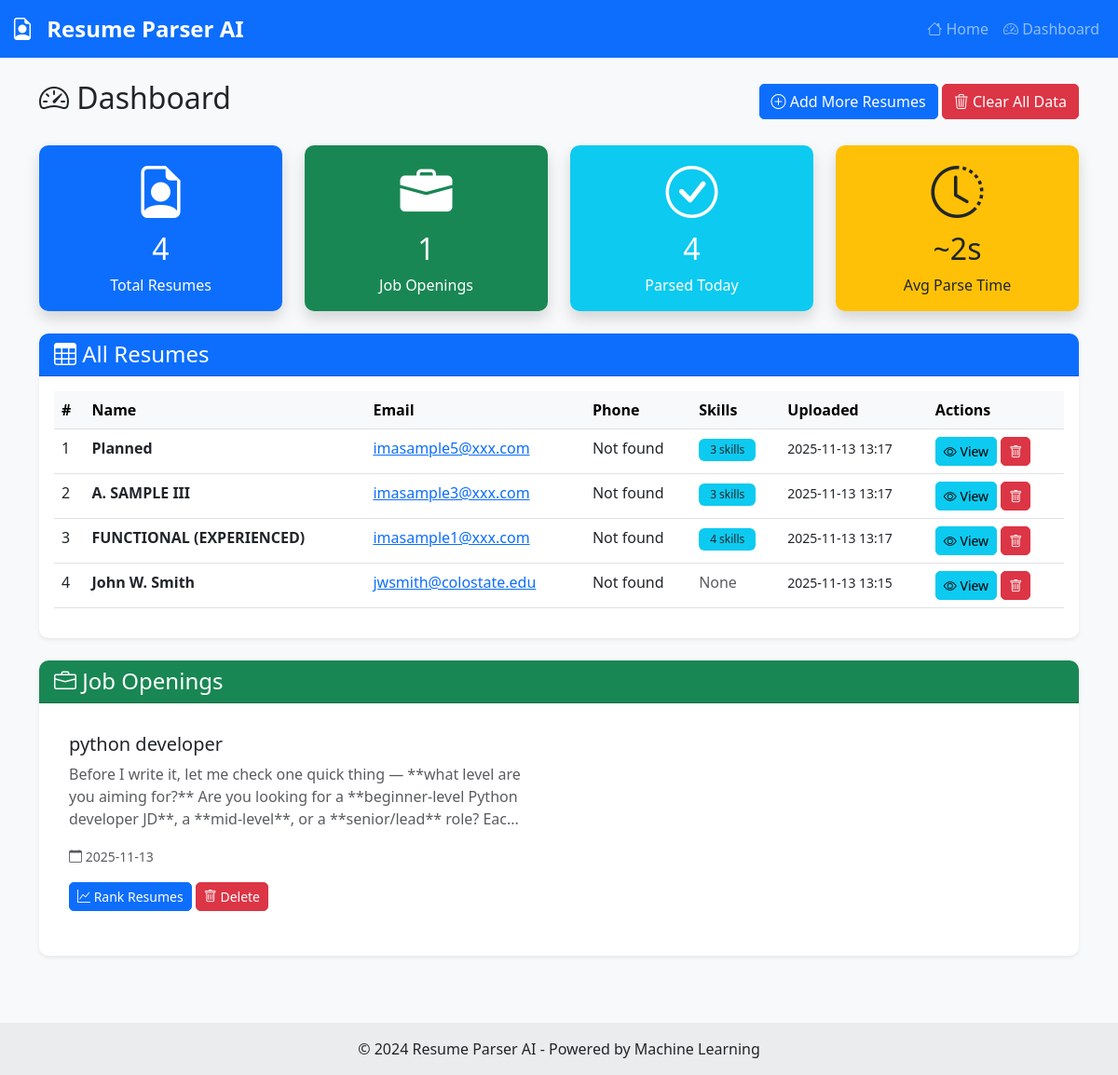
/dashboard, run on the app's committed database.
### models.py (models this page shows, shortened)
class Resume(db.Model):
    id = db.Column(db.Integer, primary_key=True)
    name = db.Column(db.String(100))
    email = db.Column(db.String(100))
    phone = db.Column(db.String(20))
    skills = db.Column(db.Text)
    education = db.Column(db.Text)
    experience = db.Column(db.Text)
    raw_text = db.Column(db.Text)
    uploaded_at = db.Column(db.DateTime, default=datetime.utcnow)

class Job(db.Model):
    id = db.Column(db.Integer, primary_key=True)
    title = db.Column(db.String(200))
    description = db.Column(db.Text)
    created_at = db.Column(db.DateTime, default=datetime.utcnow)

### app.py (the view)
@app.route('/dashboard')
def dashboard():
    resumes = Resume.query.order_by(Resume.uploaded_at.desc()).all()
    jobs = Job.query.order_by(Job.created_at.desc()).all()
    stats = {'total_resumes': Resume.query.count(), 'total_jobs': Job.query.count()}
    return render_template('dashboard.html', resumes=resumes, jobs=jobs, stats=stats)

### templates/dashboard.html (shortened to what this page needs)
{% extends "base.html" %}
{% block content %}
<div class="d-flex justify-content-between align-items-center mb-4">
    <h2>
        <i class="bi bi-speedometer2"></i> Dashboard
    </h2>
    <div>
        <a href="/" class="btn btn-primary">
            <i class="bi bi-plus-circle"></i> Add More Resumes
        </a>
        <form action="/clear-all" method="POST" class="d-inline"
              onsubmit="return confirm('Are you sure you want to delete ALL data? This cannot be undone!');">
            <button type="submit" class="btn btn-danger">
                <i class="bi bi-trash3"></i> Clear All Data
            </button>
        </form>
    </div>
</div>
<div class="row mb-4">
    <div class="col-md-3">
        <div class="card bg-primary text-white shadow">
            <div class="card-body text-center">
                <i class="bi bi-file-earmark-person display-4"></i>
                <h2 class="mt-2">{{ stats.total_resumes }}</h2>
                <p class="mb-0">Total Resumes</p>
            </div>
        </div>
    </div>
    <div class="col-md-3">
        <div class="card bg-success text-white shadow">
            <div class="card-body text-center">
                <i class="bi bi-briefcase-fill display-4"></i>
                <h2 class="mt-2">{{ stats.total_jobs }}</h2>
                <p class="mb-0">Job Openings</p>
            </div>
        </div>
    </div>
    <div class="col-md-3">
        <div class="card bg-info text-white shadow">
            <div class="card-body text-center">
                <i class="bi bi-check-circle display-4"></i>
                <h2 class="mt-2">{{ resumes|length }}</h2>
                <p class="mb-0">Parsed Today</p>
            </div>
        </div>
    </div>
    <div class="col-md-3">
        <div class="card bg-warning text-dark shadow">
            <div class="card-body text-center">
                <i class="bi bi-clock-history display-4"></i>
                <h2 class="mt-2">~2s</h2>
                <p class="mb-0">Avg Parse Time</p>
            </div>
        </div>
    </div>
</div>
<div class="card shadow-sm">
    <div class="card-header bg-primary text-white">
        <h4 class="mb-0">
            <i class="bi bi-table"></i> All Resumes
        </h4>
    </div>
    <div class="card-body">
        {% if resumes %}
        <div class="table-responsive">
            <table class="table table-hover">
                <thead class="table-light">
                    <tr>
                        <th>#</th>
                        <th>Name</th>
                        <th>Email</th>
                        <th>Phone</th>
                        <th>Skills</th>
                        <th>Uploaded</th>
                        <th>Actions</th>
                    </tr>
                </thead>
                <tbody>
                    {% for resume in resumes %}
                    <tr>
                        <td>{{ loop.index }}</td>
                        <td>
                            <strong>{{ resume.name }}</strong>
                        </td>
                        <td>
                            {% if resume.email != "Not found" %}
                            <a href="mailto:{{ resume.email }}">{{ resume.email }}</a>
                            {% else %}
                            <span class="text-muted">{{ resume.email }}</span>
                            {% endif %}
                        </td>
                        <td>{{ resume.phone }}</td>
                        <td>
                            {% if resume.skills != "No skills detected" %}
                            <span class="badge bg-info text-dark" title="{{ resume.skills }}">
                                {{ resume.skills.split(',') | length }} skills
                            </span>
                            {% else %}
                            <span class="text-muted">None</span>
                            {% endif %}
                        </td>
                        <td>
                            <small>{{ resume.uploaded_at.strftime('%Y-%m-%d %H:%M') }}</small>
                        </td>
                        <td>
                            <button class="btn btn-sm btn-info" data-bs-toggle="modal"
                                    data-bs-target="#resumeModal{{ resume.id }}">
                                <i class="bi bi-eye"></i> View
                            </button>
                            <form action="/delete-resume/{{ resume.id }}" method="POST" class="d-inline"
                                  onsubmit="return confirm('Delete this resume?');">
                                <button type="submit" class="btn btn-sm btn-danger">
                                    <i class="bi bi-trash"></i>
                                </button>
                            </form>
                        </td>
                    </tr>
                    {% endfor %}
                </tbody>
            </table>
        </div>
        {% endif %}
    </div>
</div>
{% if jobs %}
<div class="card shadow-sm mt-4">
    <div class="card-header bg-success text-white">
        <h4 class="mb-0">
            <i class="bi bi-briefcase"></i> Job Openings
        </h4>
    </div>
    <div class="card-body">
        <div class="row">
            {% for job in jobs %}
            <div class="col-md-6 mb-3">
                <div class="card">
                    <div class="card-body">
                        <h5 class="card-title">{{ job.title }}</h5>
                        <p class="card-text text-muted" style="max-height: 100px; overflow: hidden;">
                            {{ job.description[:200] }}...
                        </p>
                        <small class="text-muted">
                            <i class="bi bi-calendar"></i> {{ job.created_at.strftime('%Y-%m-%d') }}
                        </small>
                        <div class="mt-3">
                            <a href="/rank/{{ job.id }}" class="btn btn-sm btn-primary">
                                <i class="bi bi-graph-up"></i> Rank Resumes
                            </a>
                            <form action="/delete-job/{{ job.id }}" method="POST" class="d-inline"
                                  onsubmit="return confirm('Delete this job?');">
                                <button type="submit" class="btn btn-sm btn-danger">
                                    <i class="bi bi-trash"></i> Delete
                                </button>
                            </form>
                        </div>
                    </div>
                </div>
            </div>
            {% endfor %}
        </div>
    </div>
</div>
{% endif %}
{% endblock %}

### static/css/style.css (style rules this page uses)
body { font-family: 'Segoe UI', Tahoma, Geneva, Verdana, sans-serif; background-color: #f8f9fa; min-height: 100vh; display: flex; flex-direction: column; }
.card { border: none; border-radius: 10px; transition: box-shadow 0.3s ease; }
.card-header { border-radius: 10px 10px 0 0 !important; font-weight: 600; }
.btn { border-radius: 5px; font-weight: 500; transition: background-color 0.3s ease, box-shadow 0.3s ease; }
.table { background-color: white; }
.table thead { background-color: #f8f9fa; }
.badge { padding: 6px 12px; font-weight: 500; }
.card.bg-primary, .card.bg-success, .card.bg-info, .card.bg-warning { transition: box-shadow 0.3s ease; }
.card { animation: fadeIn 0.5s ease-in-out; }
* { -webkit-font-smoothing: antialiased; -moz-osx-font-smoothing: grayscale; }
*, *::before, *::after { box-sizing: border-box; }
.table tbody tr { transition: background-color 0.15s ease; }

### data on the page
Resume: name "Planned", email "imasample5@xxx.com", phone "Not found", skills.split|length "3", uploaded_at "2025-11-13 13:17"
Resume: name "A. SAMPLE III", email "imasample3@xxx.com", phone "Not found", skills.split|length "3", uploaded_at "2025-11-13 13:17"
Resume: name "FUNCTIONAL (EXPERIENCED)", email "imasample1@xxx.com", phone "Not found", skills.split|length "4", uploaded_at "2025-11-13 13:17"
Resume: name "John W. Smith", email "jwsmith@colostate.edu", phone "Not found", shows "None", uploaded_at "2025-11-13 13:15"
Job: title "python developer", description "Before I write it, let me check one quick thing — **what level are you aiming for?** Are you looking for a **beginner-level Python developer JD**, a **mid-level**, or a **senior/lead** role? Eac", created_at "2025-11-13"

### other printed values
{{ stats.total_resumes }} "4"
{{ stats.total_jobs }} "1"
{{ resumes|length }} "4"
